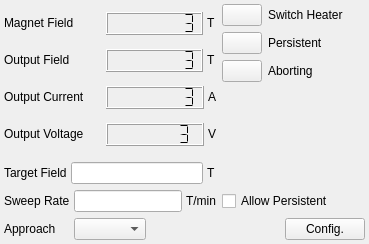
<?xml version="1.0" encoding="UTF-8"?>
<ui version="4.0">
 <class>FrmMagnetPS</class>
 <widget class="QMainWindow" name="FrmMagnetPS">
  <property name="geometry">
   <rect>
    <x>0</x>
    <y>0</y>
    <width>369</width>
    <height>244</height>
   </rect>
  </property>
  <property name="windowTitle">
   <string>Magnet Power Supply Settings</string>
  </property>
  <widget class="QWidget" name="widget">
   <layout class="QGridLayout" name="gridLayout">
    <property name="leftMargin">
     <number>4</number>
    </property>
    <property name="topMargin">
     <number>4</number>
    </property>
    <property name="rightMargin">
     <number>4</number>
    </property>
    <property name="bottomMargin">
     <number>4</number>
    </property>
    <item row="0" column="0" rowspan="2" colspan="3">
     <layout class="QVBoxLayout">
      <item>
       <layout class="QHBoxLayout">
        <property name="spacing">
         <number>4</number>
        </property>
        <item>
         <widget class="QLabel" name="textLabel5">
          <property name="sizePolicy">
           <sizepolicy hsizetype="Preferred" vsizetype="Fixed">
            <horstretch>0</horstretch>
            <verstretch>0</verstretch>
           </sizepolicy>
          </property>
          <property name="frameShape">
           <enum>QFrame::NoFrame</enum>
          </property>
          <property name="frameShadow">
           <enum>QFrame::Plain</enum>
          </property>
          <property name="text">
           <string>Magnet Field</string>
          </property>
          <property name="wordWrap">
           <bool>false</bool>
          </property>
         </widget>
        </item>
        <item>
         <widget class="QLCDNumber" name="m_lcdMagnetField">
          <property name="frameShape">
           <enum>QFrame::Box</enum>
          </property>
          <property name="frameShadow">
           <enum>QFrame::Raised</enum>
          </property>
          <property name="smallDecimalPoint">
           <bool>false</bool>
          </property>
          <property name="digitCount">
           <number>8</number>
          </property>
          <property name="mode">
           <enum>QLCDNumber::Dec</enum>
          </property>
          <property name="segmentStyle">
           <enum>QLCDNumber::Flat</enum>
          </property>
          <property name="value" stdset="0">
           <double>3.000000000000000</double>
          </property>
          <property name="intValue" stdset="0">
           <number>3</number>
          </property>
         </widget>
        </item>
        <item>
         <widget class="QLabel" name="textLabel9">
          <property name="sizePolicy">
           <sizepolicy hsizetype="Fixed" vsizetype="Fixed">
            <horstretch>0</horstretch>
            <verstretch>0</verstretch>
           </sizepolicy>
          </property>
          <property name="text">
           <string>T</string>
          </property>
          <property name="wordWrap">
           <bool>false</bool>
          </property>
         </widget>
        </item>
       </layout>
      </item>
      <item>
       <layout class="QHBoxLayout">
        <property name="spacing">
         <number>4</number>
        </property>
        <item>
         <widget class="QLabel" name="textLabel7">
          <property name="sizePolicy">
           <sizepolicy hsizetype="Preferred" vsizetype="Fixed">
            <horstretch>0</horstretch>
            <verstretch>0</verstretch>
           </sizepolicy>
          </property>
          <property name="text">
           <string>Output Field</string>
          </property>
          <property name="wordWrap">
           <bool>false</bool>
          </property>
         </widget>
        </item>
        <item>
         <widget class="QLCDNumber" name="m_lcdOutputField">
          <property name="frameShape">
           <enum>QFrame::Box</enum>
          </property>
          <property name="frameShadow">
           <enum>QFrame::Raised</enum>
          </property>
          <property name="smallDecimalPoint">
           <bool>false</bool>
          </property>
          <property name="digitCount">
           <number>8</number>
          </property>
          <property name="mode">
           <enum>QLCDNumber::Dec</enum>
          </property>
          <property name="segmentStyle">
           <enum>QLCDNumber::Flat</enum>
          </property>
          <property name="value" stdset="0">
           <double>3.000000000000000</double>
          </property>
          <property name="intValue" stdset="0">
           <number>3</number>
          </property>
         </widget>
        </item>
        <item>
         <widget class="QLabel" name="textLabel10">
          <property name="sizePolicy">
           <sizepolicy hsizetype="Fixed" vsizetype="Fixed">
            <horstretch>0</horstretch>
            <verstretch>0</verstretch>
           </sizepolicy>
          </property>
          <property name="text">
           <string>T</string>
          </property>
          <property name="wordWrap">
           <bool>false</bool>
          </property>
         </widget>
        </item>
       </layout>
      </item>
      <item>
       <layout class="QHBoxLayout">
        <property name="spacing">
         <number>4</number>
        </property>
        <item>
         <widget class="QLabel" name="textLabel6">
          <property name="sizePolicy">
           <sizepolicy hsizetype="Preferred" vsizetype="Fixed">
            <horstretch>0</horstretch>
            <verstretch>0</verstretch>
           </sizepolicy>
          </property>
          <property name="text">
           <string>Output Current</string>
          </property>
          <property name="wordWrap">
           <bool>false</bool>
          </property>
         </widget>
        </item>
        <item>
         <widget class="QLCDNumber" name="m_lcdCurrent">
          <property name="frameShape">
           <enum>QFrame::Box</enum>
          </property>
          <property name="frameShadow">
           <enum>QFrame::Raised</enum>
          </property>
          <property name="smallDecimalPoint">
           <bool>false</bool>
          </property>
          <property name="digitCount">
           <number>8</number>
          </property>
          <property name="mode">
           <enum>QLCDNumber::Dec</enum>
          </property>
          <property name="segmentStyle">
           <enum>QLCDNumber::Flat</enum>
          </property>
          <property name="value" stdset="0">
           <double>3.000000000000000</double>
          </property>
          <property name="intValue" stdset="0">
           <number>3</number>
          </property>
         </widget>
        </item>
        <item>
         <widget class="QLabel" name="textLabel11">
          <property name="sizePolicy">
           <sizepolicy hsizetype="Fixed" vsizetype="Fixed">
            <horstretch>0</horstretch>
            <verstretch>0</verstretch>
           </sizepolicy>
          </property>
          <property name="text">
           <string>A</string>
          </property>
          <property name="wordWrap">
           <bool>false</bool>
          </property>
         </widget>
        </item>
       </layout>
      </item>
      <item>
       <layout class="QHBoxLayout">
        <property name="spacing">
         <number>4</number>
        </property>
        <item>
         <widget class="QLabel" name="textLabel8">
          <property name="sizePolicy">
           <sizepolicy hsizetype="Preferred" vsizetype="Fixed">
            <horstretch>0</horstretch>
            <verstretch>0</verstretch>
           </sizepolicy>
          </property>
          <property name="text">
           <string>Output Voltage</string>
          </property>
          <property name="wordWrap">
           <bool>false</bool>
          </property>
         </widget>
        </item>
        <item>
         <widget class="QLCDNumber" name="m_lcdVoltage">
          <property name="frameShape">
           <enum>QFrame::Box</enum>
          </property>
          <property name="frameShadow">
           <enum>QFrame::Raised</enum>
          </property>
          <property name="smallDecimalPoint">
           <bool>false</bool>
          </property>
          <property name="digitCount">
           <number>7</number>
          </property>
          <property name="mode">
           <enum>QLCDNumber::Dec</enum>
          </property>
          <property name="segmentStyle">
           <enum>QLCDNumber::Flat</enum>
          </property>
          <property name="value" stdset="0">
           <double>3.000000000000000</double>
          </property>
          <property name="intValue" stdset="0">
           <number>3</number>
          </property>
         </widget>
        </item>
        <item>
         <widget class="QLabel" name="textLabel12">
          <property name="sizePolicy">
           <sizepolicy hsizetype="Fixed" vsizetype="Fixed">
            <horstretch>0</horstretch>
            <verstretch>0</verstretch>
           </sizepolicy>
          </property>
          <property name="text">
           <string>V</string>
          </property>
          <property name="wordWrap">
           <bool>false</bool>
          </property>
         </widget>
        </item>
       </layout>
      </item>
     </layout>
    </item>
    <item row="0" column="3" colspan="2">
     <layout class="QVBoxLayout" name="verticalLayout">
      <item>
       <layout class="QHBoxLayout">
        <item>
         <widget class="QPushButton" name="m_ledSwitchHeater">
          <property name="maximumSize">
           <size>
            <width>40</width>
            <height>16777215</height>
           </size>
          </property>
         </widget>
        </item>
        <item>
         <widget class="QLabel" name="textLabel15">
          <property name="sizePolicy">
           <sizepolicy hsizetype="Preferred" vsizetype="Fixed">
            <horstretch>0</horstretch>
            <verstretch>0</verstretch>
           </sizepolicy>
          </property>
          <property name="text">
           <string>Switch Heater</string>
          </property>
          <property name="wordWrap">
           <bool>false</bool>
          </property>
         </widget>
        </item>
       </layout>
      </item>
      <item>
       <layout class="QHBoxLayout">
        <item>
         <widget class="QPushButton" name="m_ledPersistent">
          <property name="maximumSize">
           <size>
            <width>40</width>
            <height>16777215</height>
           </size>
          </property>
         </widget>
        </item>
        <item>
         <widget class="QLabel" name="textLabel15_2">
          <property name="sizePolicy">
           <sizepolicy hsizetype="Preferred" vsizetype="Fixed">
            <horstretch>0</horstretch>
            <verstretch>0</verstretch>
           </sizepolicy>
          </property>
          <property name="text">
           <string>Persistent</string>
          </property>
          <property name="wordWrap">
           <bool>false</bool>
          </property>
         </widget>
        </item>
       </layout>
      </item>
      <item>
       <layout class="QHBoxLayout" name="_2">
        <item>
         <widget class="QPushButton" name="m_ledAborting">
          <property name="maximumSize">
           <size>
            <width>40</width>
            <height>16777215</height>
           </size>
          </property>
         </widget>
        </item>
        <item>
         <widget class="QLabel" name="textLabel15_3">
          <property name="sizePolicy">
           <sizepolicy hsizetype="Preferred" vsizetype="Fixed">
            <horstretch>0</horstretch>
            <verstretch>0</verstretch>
           </sizepolicy>
          </property>
          <property name="text">
           <string>Aborting</string>
          </property>
          <property name="wordWrap">
           <bool>false</bool>
          </property>
         </widget>
        </item>
       </layout>
      </item>
     </layout>
    </item>
    <item row="1" column="4">
     <spacer name="spacer5">
      <property name="orientation">
       <enum>Qt::Vertical</enum>
      </property>
      <property name="sizeType">
       <enum>QSizePolicy::Expanding</enum>
      </property>
      <property name="sizeHint" stdset="0">
       <size>
        <width>20</width>
        <height>31</height>
       </size>
      </property>
     </spacer>
    </item>
    <item row="2" column="0" colspan="3">
     <layout class="QHBoxLayout">
      <property name="spacing">
       <number>4</number>
      </property>
      <item>
       <widget class="QLabel" name="textLabel13">
        <property name="sizePolicy">
         <sizepolicy hsizetype="Preferred" vsizetype="Fixed">
          <horstretch>0</horstretch>
          <verstretch>0</verstretch>
         </sizepolicy>
        </property>
        <property name="text">
         <string>Target Field</string>
        </property>
        <property name="wordWrap">
         <bool>false</bool>
        </property>
       </widget>
      </item>
      <item>
       <widget class="QLineEdit" name="m_edTargetField">
        <property name="minimumSize">
         <size>
          <width>100</width>
          <height>0</height>
         </size>
        </property>
        <property name="maximumSize">
         <size>
          <width>200</width>
          <height>32767</height>
         </size>
        </property>
       </widget>
      </item>
      <item>
       <widget class="QLabel" name="textLabel14">
        <property name="sizePolicy">
         <sizepolicy hsizetype="Fixed" vsizetype="Fixed">
          <horstretch>0</horstretch>
          <verstretch>0</verstretch>
         </sizepolicy>
        </property>
        <property name="text">
         <string>T</string>
        </property>
        <property name="wordWrap">
         <bool>false</bool>
        </property>
       </widget>
      </item>
     </layout>
    </item>
    <item row="3" column="0" colspan="3">
     <layout class="QHBoxLayout">
      <property name="spacing">
       <number>4</number>
      </property>
      <item>
       <widget class="QLabel" name="textLabel13_2">
        <property name="sizePolicy">
         <sizepolicy hsizetype="Preferred" vsizetype="Fixed">
          <horstretch>0</horstretch>
          <verstretch>0</verstretch>
         </sizepolicy>
        </property>
        <property name="text">
         <string>Sweep Rate</string>
        </property>
        <property name="wordWrap">
         <bool>false</bool>
        </property>
       </widget>
      </item>
      <item>
       <widget class="QLineEdit" name="m_edSweepRate">
        <property name="minimumSize">
         <size>
          <width>80</width>
          <height>0</height>
         </size>
        </property>
        <property name="maximumSize">
         <size>
          <width>200</width>
          <height>32767</height>
         </size>
        </property>
       </widget>
      </item>
      <item>
       <widget class="QLabel" name="textLabel14_2">
        <property name="sizePolicy">
         <sizepolicy hsizetype="Fixed" vsizetype="Fixed">
          <horstretch>0</horstretch>
          <verstretch>0</verstretch>
         </sizepolicy>
        </property>
        <property name="text">
         <string>T/min</string>
        </property>
        <property name="wordWrap">
         <bool>false</bool>
        </property>
       </widget>
      </item>
     </layout>
    </item>
    <item row="3" column="3" colspan="2">
     <widget class="QCheckBox" name="m_ckbAllowPersistent">
      <property name="sizePolicy">
       <sizepolicy hsizetype="Fixed" vsizetype="Fixed">
        <horstretch>0</horstretch>
        <verstretch>0</verstretch>
       </sizepolicy>
      </property>
      <property name="text">
       <string>Allow Persistent</string>
      </property>
     </widget>
    </item>
    <item row="4" column="0">
     <widget class="QLabel" name="textLabel13_3">
      <property name="sizePolicy">
       <sizepolicy hsizetype="Preferred" vsizetype="Fixed">
        <horstretch>0</horstretch>
        <verstretch>0</verstretch>
       </sizepolicy>
      </property>
      <property name="text">
       <string>Approach</string>
      </property>
      <property name="wordWrap">
       <bool>false</bool>
      </property>
     </widget>
    </item>
    <item row="4" column="1">
     <widget class="QComboBox" name="m_cmbApproach"/>
    </item>
    <item row="4" column="2" colspan="2">
     <spacer name="horizontalSpacer">
      <property name="orientation">
       <enum>Qt::Horizontal</enum>
      </property>
      <property name="sizeHint" stdset="0">
       <size>
        <width>67</width>
        <height>20</height>
       </size>
      </property>
     </spacer>
    </item>
    <item row="4" column="4">
     <widget class="QPushButton" name="m_btnConfig">
      <property name="text">
       <string>Config.</string>
      </property>
     </widget>
    </item>
   </layout>
  </widget>
 </widget>
 <layoutdefault spacing="6" margin="11"/>
 <pixmapfunction>qPixmapFromMimeSource</pixmapfunction>
 <tabstops>
  <tabstop>m_ledSwitchHeater</tabstop>
  <tabstop>m_ledPersistent</tabstop>
  <tabstop>m_ledAborting</tabstop>
  <tabstop>m_edTargetField</tabstop>
  <tabstop>m_edSweepRate</tabstop>
  <tabstop>m_ckbAllowPersistent</tabstop>
  <tabstop>m_cmbApproach</tabstop>
  <tabstop>m_btnConfig</tabstop>
 </tabstops>
 <resources/>
 <connections/>
</ui>
